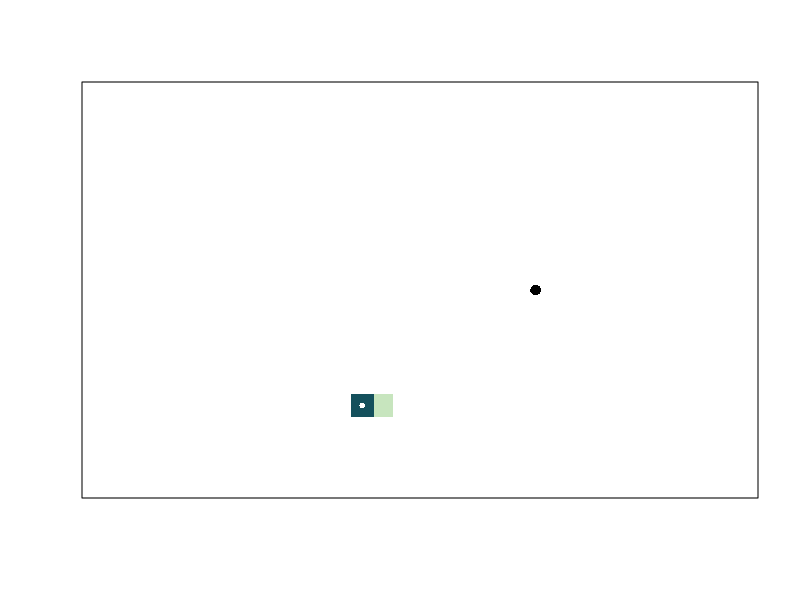
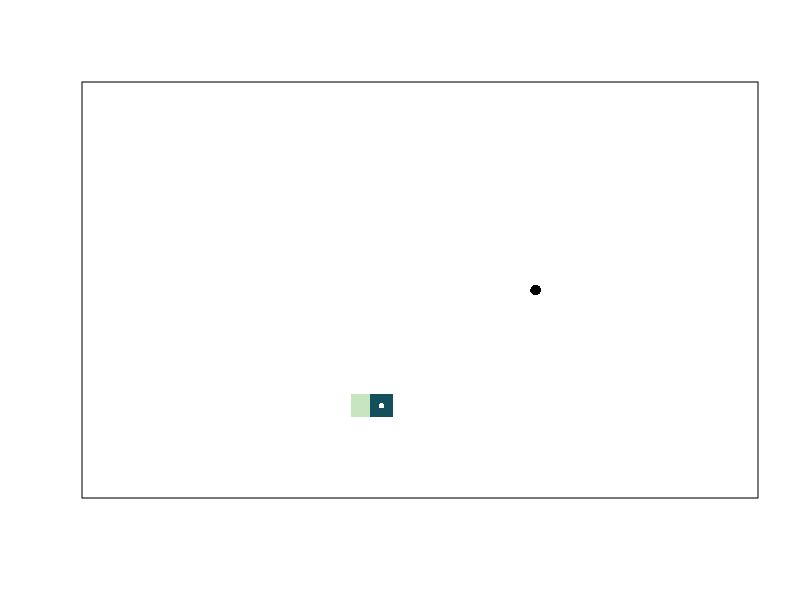
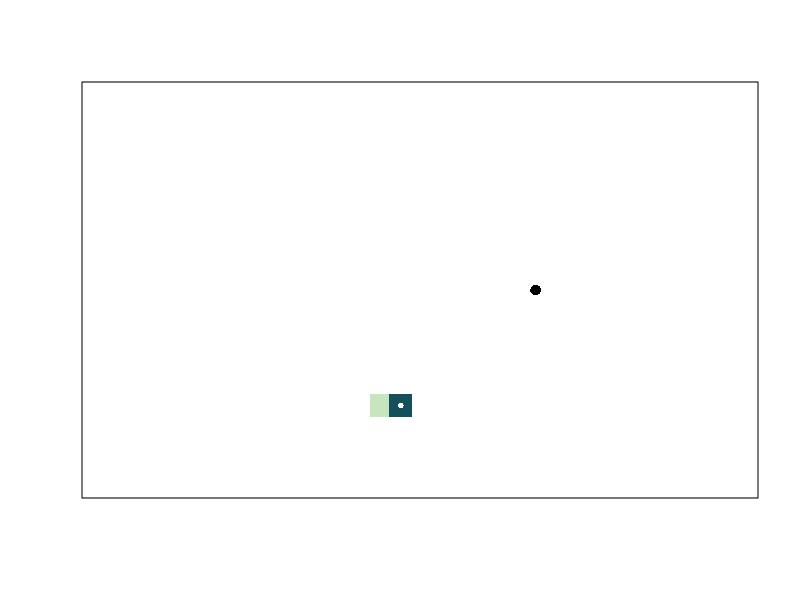
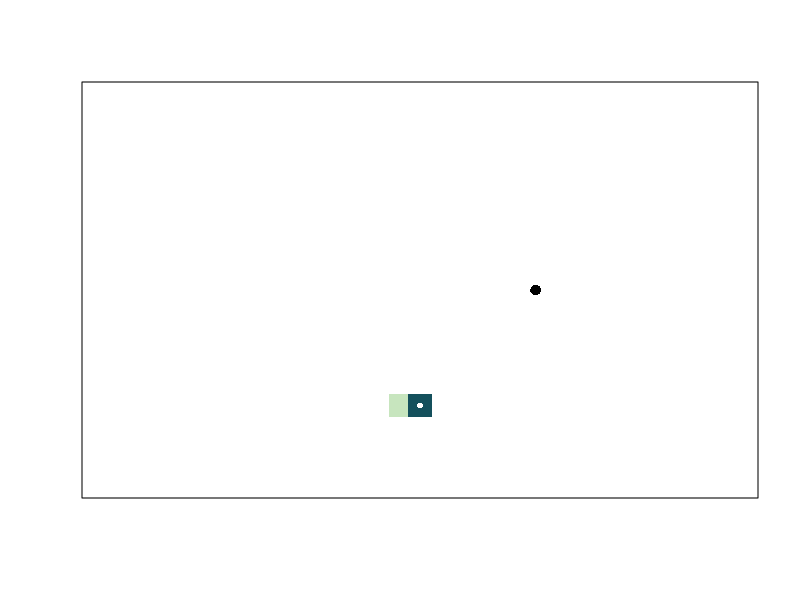
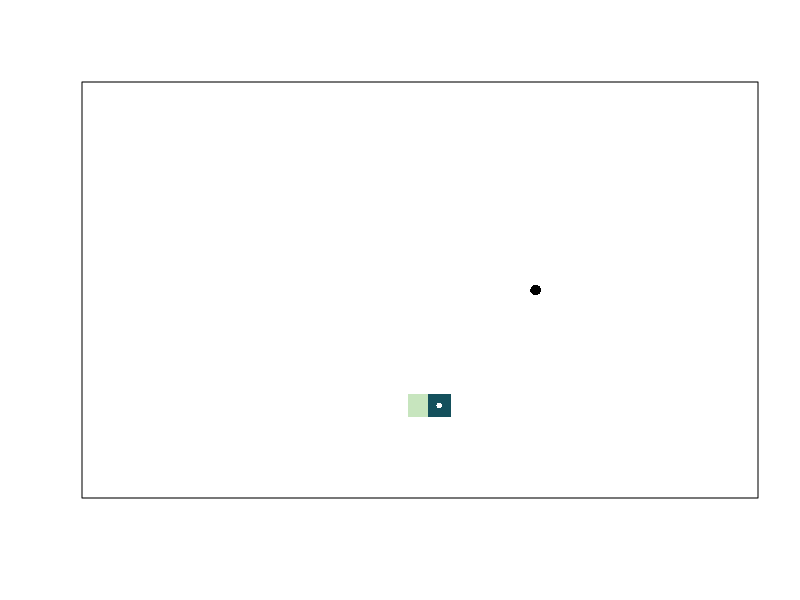
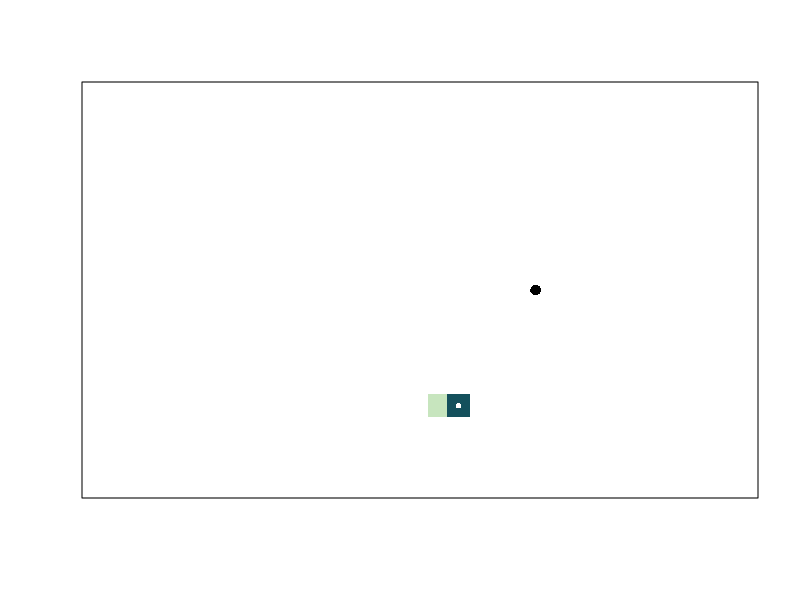
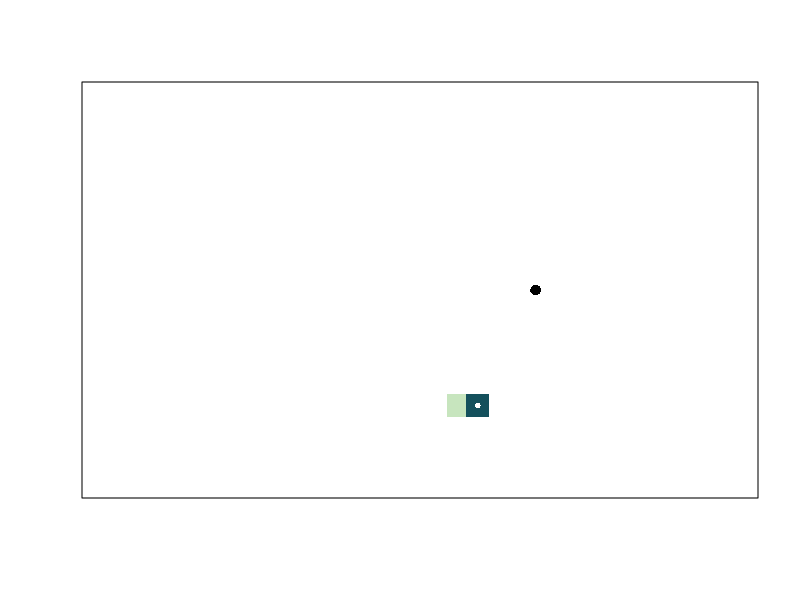
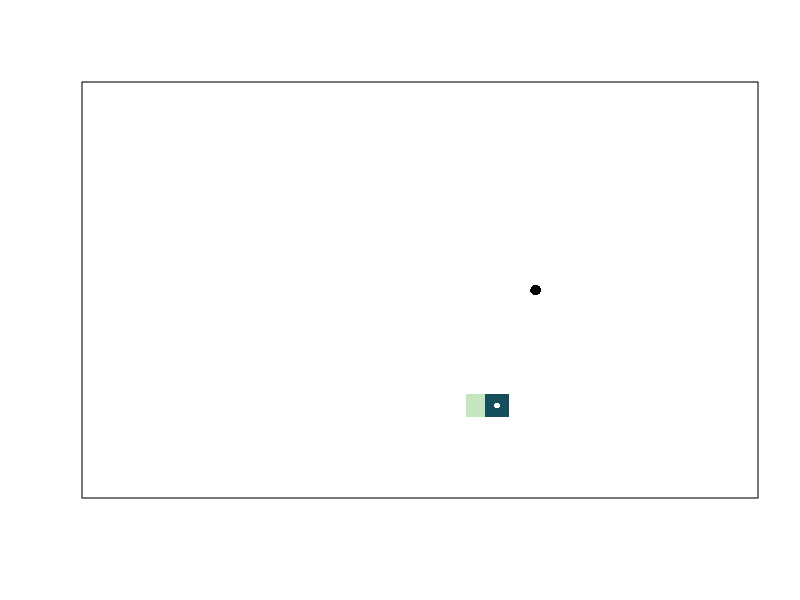

Here is the R script that generated these plots, in order: (Note: a time limit stopped this script after it produced the figures.)
##### Snake animation #####
animated.snake <- function(snake.length = 3, square.size = 20, no.step = 0, speed = 300, mode = "shortest", color = "heat"){
  ##############################
  ## Description of arguments ##
  ##############################
  # snake.length: The length of snake
  # square.size: The size of playground
  # no.step: The number of step. If no.step = 0, then it runs till game over.
  # speed: How fast the snake is.
  # mode: How snake acts. Three modes: "random", "clockwise", "shortest".
  # color: The color of snake. "heat", "topo", "cm", "rainbow", or select the palletes from hcl.colors() (e.g., "hcl.Blues 3").
  ##############################
  col.fun <- function(color, snake.length){ # select colors
    if (color == "heat") return(c(heat.colors(snake.length, rev = T), "white", "black"))
    else if (color == "terrain") return(c(terrain.colors(snake.length, rev = T), "white", "black"))
    else if (color == "topo") return(c(topo.colors(snake.length, rev = T), "white", "black"))
    else if (color == "cm") return(c(cm.colors(snake.length, rev = T), "white", "black"))
    else if (color == "rainbow") return(c(rainbow(snake.length, s = 0.5, rev = T), "white", "black"))
    else{ # hcl.colors()
      return(c(hcl.colors(snake.length, palette = strsplit(color, split = ".", fixed = T)[[1]][2], rev = T), "white", "black"))
    }
  }
  # initiate -----
  # ----
  snake <- matrix(NA, ncol = 2, nrow = snake.length)
  snake[1,] <- c(round(square.size/3), round(square.size/5))
  for (i in 2:snake.length){
    snake[i,] <- snake[i-1,] + c(1,0)
  }
  body <- paste(snake[,1], snake[,2], sep = "-")
  fd <- outer(0:square.size, 0:square.size, paste, sep = "-")
  food <- unlist(strsplit(sample(fd[!fd %in% body], 1), split = "-"))
  food <- as.numeric(c(food[1], food[2]))
  eat.food <- FALSE
  
  snake.food <- rbind(food, snake[1,], snake)
  colors <- col.fun(color = color, snake.length = snake.length)
  pch <- c(rep(15, times = snake.length), 16, 16)
  cex <- c(rep(62/square.size, times = snake.length), 15/square.size, 28/square.size)
  
  plot(snake.food[c(nrow(snake.food):1),], xlim = c(0, square.size), ylim = c(0, square.size), pch = pch, col = colors, cex = cex, ann = F, asp = 1, xaxt = "n", yaxt = "n")
  Sys.sleep(20/speed)
  
  # move -----
  # ----
  next.step <- matrix(c(0,1,0,-1,-1,0,1,0, 0, 0), ncol = 2, byrow = T)
  rownames(next.step) <- c("up", "down", "left", "right", "stop")
  clock_dir <- "left"
  if (no.step == 0){
    inf <- TRUE
  } else{
    inf <- FALSE
  }
  i <- 1
  while (i <= no.step | inf){
    i <- i + 1
    nt <- next.step
    # enlarge body size or not?
    # ----
    if (eat.food) {
      # check the coord for food.
      body <- c(body, paste(food, collapse = "-"))
      if (sum(!fd %in% body) == 0){
        snake.food <- rbind(snake[1,], snake)
        plot(snake.food[c(nrow(snake.food):1),], xlim = c(0, square.size), ylim = c(0, square.size), pch = pch, col = colors, cex = cex, ann = F, asp = 1, xaxt = "n", yaxt = "n")
        title(main = "The snake is full :)")
        break
      }
      # change food coord.
      food <- unlist(strsplit(sample(fd[!fd %in% body], 1), split = "-"))
      food <- as.numeric(c(food[1], food[2]))
      snake.food <- rbind(food, snake[1,], snake)
      plot(snake.food[c(nrow(snake.food):1),], xlim = c(0, square.size), ylim = c(0, square.size), pch = pch, col = colors, cex = cex, ann = F, asp = 1, xaxt = "n", yaxt = "n")
      Sys.sleep(20/speed)
      # for the next 
      snake <- rbind(snake, c(0,0))
      snake[-1,] <- snake[-nrow(snake),]
      snake.length <- snake.length + 1
      colors <- col.fun(color = color, snake.length = snake.length)
      pch <- c(rep(15, times = snake.length), 16, 16)
      cex <- c(rep(62/square.size, times = snake.length), 15/square.size, 28/square.size)
      eat.food <- FALSE
      body <- paste(snake[-1,1], snake[-1,2], sep = "-")
    } else {
      snake[-1,] <- snake[-nrow(snake),]
      body <- paste(snake[-1,1], snake[-1,2], sep = "-")
    }
    
    # random ----
    if (mode == "random"){
      # boundary & body
      # body <- str_c(snake[-1,1], snake[-1,2], sep = "-")
      if ((snake[2,2] >= square.size) | (paste(snake[2,1], snake[2,2]+1, sep = "-") %in% body)) nt <- nt[rownames(nt) != "up",] # up
      if ((snake[2,2] <= 0) | (paste(snake[2,1], snake[2,2]-1, sep = "-") %in% body)) nt <- nt[rownames(nt) != "down",] # down
      if ((snake[2,1] <= 0) | (paste(snake[2,1]-1, snake[2,2], sep = "-") %in% body)) nt <- nt[rownames(nt) != "left",] # left
      if ((snake[2,1] >= square.size) | (paste(snake[2,1]+1, snake[2,2], sep = "-") %in% body)) nt <- nt[rownames(nt) != "right",] # right
      # no way
      if (is.null(nrow(nt))) {title(main = "No way to go :("); break}
      snake[1,] <- snake[2,] + nt[sample(1:(nrow(nt)-1), 1),]
    }

    
    # full ----
    else if (mode == "full"){
      print("No idea for odd size...")
    }
    
    # clockwise ----
    else if (mode == "clockwise"){
      clock_count <- 0
      while (TRUE){
        # just food
        if (clock_count == 1){
          if (clock_dir == "left"){ # check left
            if ((snake[2,1] <= 0) | (paste(snake[2,1]-1, snake[2,2], sep = "-") %in% body)) {clock_dir <- "up"; clock_count <- clock_count + 1} # not go left
            else {nt <- nt[clock_dir,]; break}
          }
          else if (clock_dir == "up"){ # check up
            if ((snake[2,2] >= square.size) | (paste(snake[2,1], snake[2,2]+1, sep = "-") %in% body)) {clock_dir <- "right"; clock_count <- clock_count + 1} # not go up
            else {nt <- nt[clock_dir,]; break}
          }
          else if (clock_dir == "right"){ # check right
            if ((snake[2,1] >= square.size) | (paste(snake[2,1]+1, snake[2,2], sep = "-") %in% body)) {clock_dir <- "down"; clock_count <- clock_count + 1} # not go right
            else {nt <- nt[clock_dir,]; break}
          }
          else if (clock_dir == "down"){ # check down
            if ((snake[2,2] <= 0) | (paste(snake[2,1], snake[2,2]-1, sep = "-") %in% body)) {clock_dir <- "left"; clock_count <- clock_count + 1} # not go down
            else {nt <- nt[clock_dir,]; break}
          }
        }
        else if (clock_count == 2){ # just food (different from previous), can't turn right
          if (clock_dir == "left"){ # check right
            if ((snake[2,1] >= square.size) | (paste(snake[2,1]+1, snake[2,2], sep = "-") %in% body)) {clock_dir <- "up"; clock_count <- clock_count + 1} # not go right, turn left?
            else {clock_dir <- "right"; nt <- nt[clock_dir,]; break}
          }
          else if (clock_dir == "up"){ # check down
            if ((snake[2,2] <= 0) | (paste(snake[2,1], snake[2,2]-1, sep = "-") %in% body)) {clock_dir <- "right"; clock_count <- clock_count + 1} # not go down, turn left?
            else {clock_dir <- "down"; nt <- nt[clock_dir,]; break}
          }
          else if (clock_dir == "right"){ # check left
            if ((snake[2,1] <= 0) | (paste(snake[2,1]-1, snake[2,2], sep = "-") %in% body)) {clock_dir <- "down"; clock_count <- clock_count + 1} # not go left, turn left?
            else {clock_dir <- "left"; nt <- nt[clock_dir,]; break}
          }
          else if (clock_dir == "down"){ # check up
            if ((snake[2,2] >= square.size) | (paste(snake[2,1], snake[2,2]+1, sep = "-") %in% body)) {clock_dir <- "left"; clock_count <- clock_count + 1} # not go up, turn left?
            else {clock_dir <- "up"; nt <- nt[clock_dir,]; break}
          }
        }
        else if (clock_count == 3){ # can't turn right, so turn left?
          if (clock_dir == "left"){ # check left
            if ((snake[2,1] <= 0) | (paste(snake[2,1]-1, snake[2,2], sep = "-") %in% body)) {clock_count <- clock_count + 1; break} # not go left
            else {nt <- nt[clock_dir,]; break}
          }
          else if (clock_dir == "up"){ # check up
            if ((snake[2,2] >= square.size) | (paste(snake[2,1], snake[2,2]+1, sep = "-") %in% body)) {clock_count <- clock_count + 1; break} # not go up
            else {nt <- nt[clock_dir,]; break}
          }
          else if (clock_dir == "right"){ # check right
            if ((snake[2,1] >= square.size) | (paste(snake[2,1]+1, snake[2,2], sep = "-") %in% body)) {clock_count <- clock_count + 1; break} # not go right
            else {nt <- nt[clock_dir,]; break}
          }
          else if (clock_dir == "down"){ # check down
            if ((snake[2,2] <= 0) | (paste(snake[2,1], snake[2,2]-1, sep = "-") %in% body)) {clock_count <- clock_count + 1; break} # not go down
            else {nt <- nt[clock_dir,]; break}
          }
        }
        else{
          if (clock_dir == "left"){ # check left
            if ((snake[2,1] <= 0) | (paste(snake[2,1]-1, snake[2,2], sep = "-") %in% body) | (snake[2,1] == food[1] & snake[2,2] < food[2])) {clock_dir <- "up"; clock_count <- clock_count + 1} # not go left
            else {nt <- nt[clock_dir,]; break}
          }
          else if (clock_dir == "up"){ # check up
            if ((snake[2,2] >= square.size) | (paste(snake[2,1], snake[2,2]+1, sep = "-") %in% body) | (snake[2,2] == food[2] & snake[2,1] < food[1])) {clock_dir <- "right"; clock_count <- clock_count + 1} # not go up
            else {nt <- nt[clock_dir,]; break}
          }
          else if (clock_dir == "right"){ # check right
            if ((snake[2,1] >= square.size) | (paste(snake[2,1]+1, snake[2,2], sep = "-") %in% body) | (snake[2,1] == food[1] & snake[2,2] > food[2])) {clock_dir <- "down"; clock_count <- clock_count + 1} # not go right
            else {nt <- nt[clock_dir,]; break}
          }
          else if (clock_dir == "down"){ # check down
            if ((snake[2,2] <= 0) | (paste(snake[2,1], snake[2,2]-1, sep = "-") %in% body) | (snake[2,2] == food[2] & snake[2,1] > food[1])) {clock_dir <- "left"; clock_count <- clock_count + 1} # not go down
            else {nt <- nt[clock_dir,]; break}
          }
        }
      }
      if (clock_count == 4) {title(main = "No way to go :("); break}
      snake[1,] <- snake[2,] + nt
    }
    
    # shortest ----
    else if (mode == "shortest"){
      if (food[1] > snake[2,1]){ # food in right
        if ((!paste(snake[2,1]+1, snake[2,2], sep = "-") %in% body) & (snake[2,1] < square.size)) nt <- nt["right",] # can go right
        else if (food[2] <= snake[2,2]){ # can't go right, food in down
          if ((!paste(snake[2,1], snake[2,2]-1, sep = "-") %in% body) & (snake[2,2] > 0)) nt <- nt["down",] # can go down
          else if ((!paste(snake[2,1], snake[2,2]+1, sep = "-") %in% body) & (snake[2,2] < square.size)) nt <- nt["up",] # cna't go right and down, so go up
          else if ((!paste(snake[2,1]-1, snake[2,2], sep = "-") %in% body) & (snake[2,1] > 0)) nt <- nt["left",] # can't go right, down and up, so go left
          else {title(main = "No way to go :("); break} # stuck!!!
        }
        else{ # can't go right, food in up
          if ((!paste(snake[2,1], snake[2,2]+1, sep = "-") %in% body) & (snake[2,2] < square.size)) nt <- nt["up",] # can go up
          else if ((!paste(snake[2,1], snake[2,2]-1, sep = "-") %in% body) & (snake[2,2] > 0)) nt <- nt["down",] # can't go right and up, so go down
          else if ((!paste(snake[2,1]-1, snake[2,2], sep = "-") %in% body) & (snake[2,1] > 0)) nt <- nt["left",] # can't go right, up and down, so go left
          else {title(main = "No way to go :("); break} # stuck!!!
        }
      }
      else if (food[1] < snake[2,1]){ # food in left
        if ((!paste(snake[2,1]-1, snake[2,2], sep = "-") %in% body) & (snake[2,1] > 0)) nt <- nt["left",] # can go left
        else if (food[2] <= snake[2,2]){ # can't go left, food in down
          if ((!paste(snake[2,1], snake[2,2]-1, sep = "-") %in% body) & (snake[2,2] > 0)) nt <- nt["down",] # can go down
          else if ((!paste(snake[2,1], snake[2,2]+1, sep = "-") %in% body) & (snake[2,2] < square.size)) nt <- nt["up",] # can't go left and down, so go up
          else if ((!paste(snake[2,1]+1, snake[2,2], sep = "-") %in% body) & (snake[2,1] < square.size)) nt <- nt["right",] # can't go left, down and up, so go right
          else {title(main = "No way to go :("); break} # stuck!!!
        }
        else{ # can't go left, food in up
          if ((!paste(snake[2,1], snake[2,2]+1, sep = "-") %in% body) & (snake[2,2] < square.size)) nt <- nt["up",] # can go up
          else if ((!paste(snake[2,1], snake[2,2]-1, sep = "-") %in% body) & (snake[2,2] > 0)) nt <- nt["down",] # can't go left and up, so go down
          else if ((!paste(snake[2,1]+1, snake[2,2], sep = "-") %in% body) & (snake[2,1] < square.size)) nt <- nt["right",] # can't go left, up and down, so go right
          else {title(main = "No way to go :("); break} # stuck!!!
        }
      }
      else if (food[2] < snake[2,2]){ # food in just down (include initial food coord)
        if ((!paste(snake[2,1], snake[2,2]-1, sep = "-") %in% body) & (snake[2,2] > 0)) nt <- nt["down",] # can go down
        else if ((!paste(snake[2,1]-1, snake[2,2], sep = "-") %in% body) & (snake[2,1] > 0)) nt <- nt["left",] # can't go down and right, so go left
        else if ((!paste(snake[2,1]+1, snake[2,2], sep = "-") %in% body) & (snake[2,1] < square.size)) nt <- nt["right",] # can't go down, so go right
        else if ((!paste(snake[2,1], snake[2,2]+1, sep = "-") %in% body) & (snake[2,2] < square.size)) nt <- nt["up",] # can't go down, right and left, so go up
        else {title(main = "No way to go :("); break} # stuck!!!
      }
      else{ # food in just up
        if ((!paste(snake[2,1], snake[2,2]+1, sep = "-") %in% body) & (snake[2,2] < square.size)) nt <- nt["up",] # can go up
        else if ((!paste(snake[2,1]-1, snake[2,2], sep = "-") %in% body) & (snake[2,1] > 0)) nt <- nt["left",] # can't go up and right, so go left
        else if ((!paste(snake[2,1]+1, snake[2,2], sep = "-") %in% body) & (snake[2,1] < square.size)) nt <- nt["right",] # can't go up, so go right
        else if ((!paste(snake[2,1], snake[2,2]-1, sep = "-") %in% body) & (snake[2,2] > 0)) nt <- nt["down",] # can't go up, right and left, so go down
        else {title(main = "No way to go :("); break} # stuck!!!
      }
      snake[1,] <- snake[2,] + nt
    }
    
    # eat food or not?
    # ----
    if ((snake[1,1] == food[1]) & (snake[1,2] == food[2])){ # eat food!
      eat.food <- TRUE
    } else{
      snake.food <- rbind(food, snake[1,], snake)
      plot(snake.food[c(nrow(snake.food):1),], xlim = c(0, square.size), ylim = c(0, square.size), pch = pch, col = colors, cex = cex, ann = F, asp = 1, xaxt = "n", yaxt = "n")
      Sys.sleep(20/speed)
    }
  }
}


windows()
repeat({
  mode <- sample(c("shortest", "clockwise", "random"), size = 1)
  if (mode == "shortest"){no.step <- 0; speed <- 800}
  else if (mode == "clockwise"){no.step <- 0; speed <- 900}
  else {no.step <- 1000; speed <- 1000}
  color <- sample(c("heat", "terrain", "topo", "cm", paste("hcl", hcl.pals(), sep = ".")), size = 1)
  animated.snake(color = color, snake.length = 2, square.size = 20, speed = speed, mode = mode, no.step = no.step)
  Sys.sleep(2)
})

# install.packages ('animation')
# library(animation) 
# ani.options(convert = "c:\\Program Files\\ImageMagick-7.0.8-Q16\\convert.exe")
# ani.options(interval = 0.05)
# saveGIF(animated.snake(snake.length = 12, no.step = 160, square.size = 30, speed = 0), movie.name = "D:\\6111\\TA_REcol\\snake.gif")
